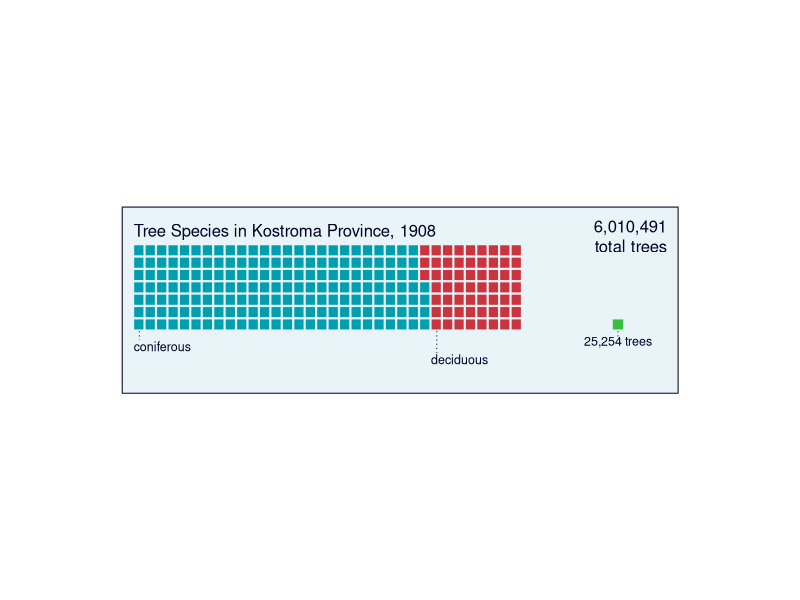
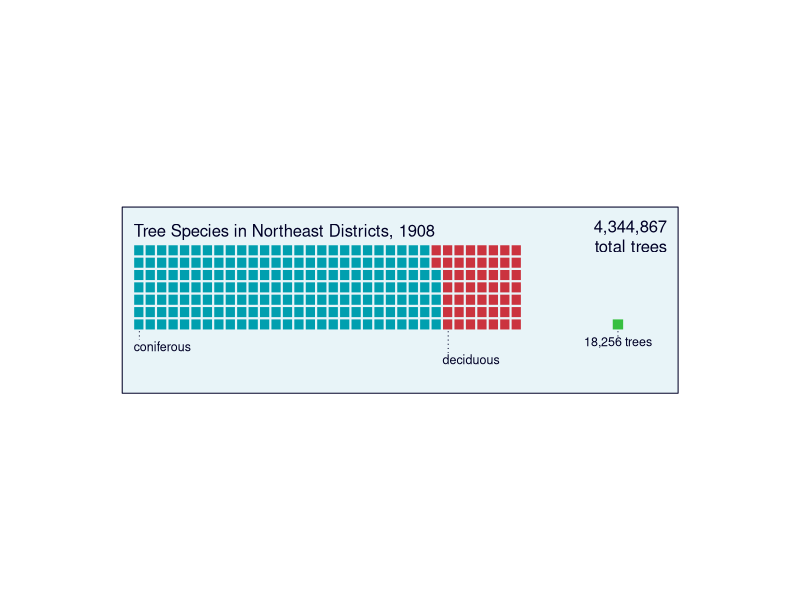
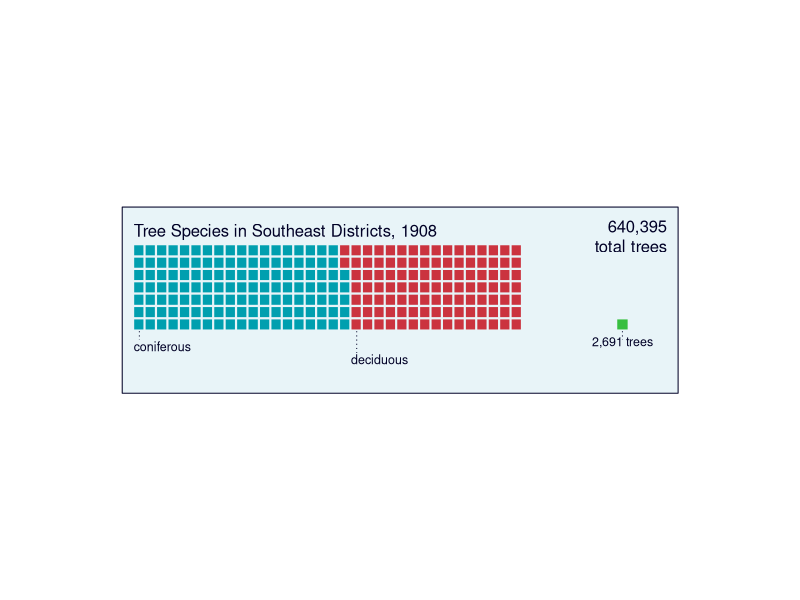
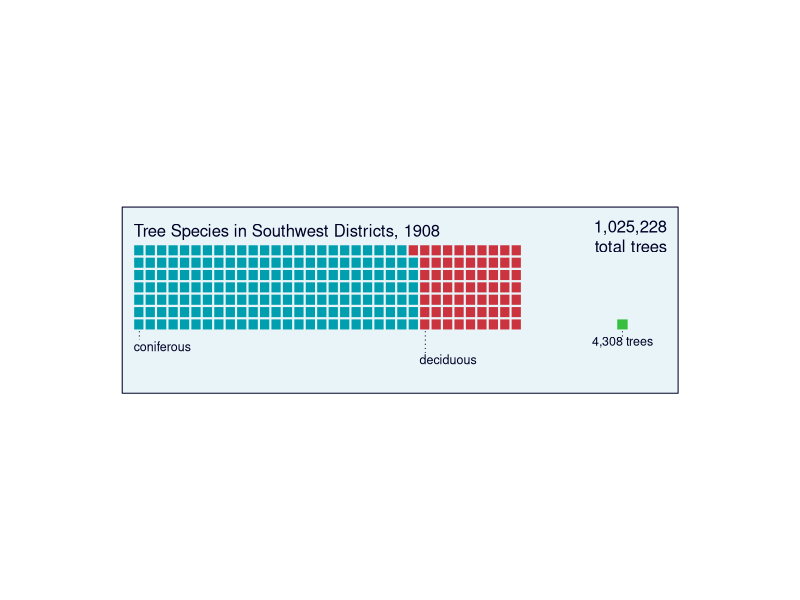

The R source for these figures, in order:
## ---- chunk 1
knitr::opts_chunk$set(echo = FALSE, error = FALSE, message = FALSE, warning = FALSE)
library(readr)
library(tidyverse)
library(RColorBrewer)
library(ggrepel)
library(scales)
library(png)
species_data <- read_csv("species.csv")
## ---- chunk 2

# kologrivsky <- subset(species_data, district == "Kologrivsky District", drop = TRUE) 
# vetluzhsky <- subset(species_data, district == "Vetluzhsky District", drop = TRUE) 
# varnavinsky <- subset(species_data, district == "Varnavinsky District", drop = TRUE) 
# makaryevsky <- subset(species_data, district == "Makaryevsky District", drop = TRUE) 
# soligalichsky <- subset(species_data, district == "Soligalichsky District", drop = TRUE) 
# chukhlomsky <- subset(species_data, district == "Chukhlomsky District", drop = TRUE) 
# galichsky <- subset(species_data, district == "Galichsky District", drop = TRUE) 
# kineshmasky <- subset(species_data, district == "Kineshmasky District", drop = TRUE) 
# kostromsky <- subset(species_data, district == "Kostromsky District", drop = TRUE) 
# yurevetsky <- subset(species_data, district == "Yurevetsky District", drop = TRUE) 
# nerekhtsky <- subset(species_data, district == "Nerekhtsky District", drop = TRUE) 
# buysky <- subset(species_data, district == "Buysky District", drop = TRUE)
# 
# 

# Focus on all and the regions and just the type divide 

northeast <- subset(species_data, district == "Total for northeast", drop = TRUE) %>%
  group_by(type) %>%
  summarise(total_type = sum(quantity))


southwest <- subset(species_data, district =="Total for southwest", drop = TRUE) %>%
  group_by(type) %>%
  summarise(total_type = sum(quantity))


southeast <- subset(species_data, district == "Total for southeast", drop = TRUE) %>%
  group_by(type) %>%
  summarise(total_type = sum(quantity))

all <- subset(species_data, district == "All", drop = TRUE) %>%
  group_by(type) %>%
  summarise(total_type = sum(quantity))

  


## ---- chunk 3
#function interpolates colors for continous 0:1 data
colorRange <- function(percent = .5,colours = c('#AF2F03','white','#027A40'),trans = 1){
  #percent: data values scaled from 0 to 1
  #colours: colors to interpolate between
  #trans: transparancy of colors
  
  #cols = rgb2hsv(col2rgb(colours))
  cols = col2rgb(colours)/256
  ncolours = length(colours)
  whr = percent*(ncol(cols)-1)+1
  whr.lo = floor(whr)
  whr.hi = ceiling(whr)
  return(
      rgb( #hsv
      (ncolours - 1)*(percent - (whr.lo-1)/(ncolours - 1)) * (cols[1,whr.hi] - cols[1,whr.lo]) + cols[1,whr.lo],
      (ncolours - 1)*(percent - (whr.lo-1)/(ncolours - 1)) * (cols[2,whr.hi] - cols[2,whr.lo]) + cols[2,whr.lo],
      (ncolours - 1)*(percent - (whr.lo-1)/(ncolours - 1)) * (cols[3,whr.hi] - cols[3,whr.lo]) + cols[3,whr.lo],
      trans
      )
  )
}
## ---- chunk 4
#example Data
data = c(3300,11000,19900,15600,33000,2222,4345,23123)
names(data)= c('Red Oak','White Oak','Tulip Poplar','Red Maple','Sugar Maple','Ironwood','Beech','Cedar')

pictogram <- function(data,size.gap = 3, dtree, ctree = NULL,aspect = .7,Main.Title = '',xTitle = '', yTitle='',ypos=NA,Unit.Name = ''){ #plot a pictogram
  #data: vector of counts with names
  #size.gap: fraction of column height is gap fraction = icon.height/size.gap, 
  #dtree: primary icon.png 
  #ctree: secondary icon.pnd
  #aspect:width/height of icon
  #ypos: positions the ylabel vertically [0,1] default is the highest column
  #make sure icon is croped to the edges

  require(png)  
  ndata = length(data)
  height = 1/ndata 
  gap = height / size.gap
  height = height - gap
  width = aspect*height
  
  xs = c(0,width)
  ys = c(0,height)
  xshift = width
  yaxe = seq(height/2,1,by = height+gap)[1:ndata]
  yshift = height + gap
  
  num = floor(1/xshift)
  size = ceiling(max(data)/num)
  ns = data/size
  Title = Main.Title
  xTit = yTitle
  yTit = xTitle
  
  par(mar=c(3, 4, 3, 2), oma=c(0,0,0,0), bg="#F0F0F0", xpd=FALSE, xaxs="r", yaxs="i", mgp=c(2.1,.3,0), las=1, col.axis="#434343", col.main="#343434", tck=0, lend=1)
  plot(0,0,xlim=c(0,1),ylim=c(0,1),type='n',xaxt='n',yaxt='n',bty='n',las=1,main=Title, xlab=bquote(bold(.(xTit))), ylab=bquote(bold(.(yTit))), family="Helvetica", cex.main=1.5, cex.axis=0.8, cex.lab=0.8)
  
  if(is.null(ctree))ctree = dtree
  for(j in 1:length(data)){
    for(i in 1:ceiling(ns[j])){
      if(i %% 2 != 0){icon = dtree}else{icon = ctree}
      rasterImage(image=icon,xleft=xs[1]+xshift*(i-1),xright=xs[2]+xshift*(i-1),ybottom=ys[1]+yshift*(j-1),ytop=ys[2]+yshift*(j-1)) # single pack 
    }
    rect(col = "#F0F0F0",border="#F0F0F0",
         xleft=xs[1]+xshift*(i-1)+(ns[j]%%1)*diff(xs),xright=xs[2]+xshift*(i-1),ybottom=ys[1]+yshift*(j-1),ytop=ys[2]+yshift*(j-1))
  }
  grid(NULL, NULL, col="#DEDEDE", lty="solid", lwd=0.9)
  axis(1,at = c(0,(max(ns)/2)*xshift,max(ns)*xshift),labels=c(0,floor(max(data)/2),max(data)), cex.axis=0.9)
  axis(2,at =yaxe,labels=names(data),tick=F, cex.axis=0.9,line=-.4)
  
  if(is.na(ypos))ypos = ys[1]+yshift*(j-1)
  icon = dtree
  zoom = 0.9
  a = strwidth('Each ', cex = zoom)
  b = strwidth(paste(' equals',size,Unit.Name), cex = zoom)
  xpos = 1-a-b - width
  rasterImage(image=icon,xleft=xpos,xright=xpos+width,ybottom=ypos,ytop=ypos+height)
  text(xpos,ypos+height/2,labels = 'Each ',adj=c(1,0.5))
  text(xpos+width,ypos+height/2,labels = paste(' equals',size,Unit.Name),adj=c(0,.5))
  
}

###
##
###

squarePie <- function(data,size.gap = 10,Main.Title = 'Main Title',Sub.Title=NA,Unit.Name = 'Units',nh = 7,nw = 34){ #plot a pictogram
  
  #data: vector of counts with names
  #size.gap: fraction of column height is gap between squares, fraction = icon.height/size.gap
  #nh: number of squares high
  #nw: number of squares wide

  data = rev(sort(data))
  ndata = length(data)
  
  colours = c("#00A0B0","#6A4A3C","#CC333F","#EDC951","#37C040")
  colours = colorRange(percent = seq(0,1,length=ndata+1),colours = colours,trans = 1)
  width = .7
  height = width/4
  n = nh*nw
  unit = round(sum(data,na.rm=T) / n)
  allNum = round(data/unit)
  cumNum = cumsum(allNum)
  
  iSide=min(c(height/nh,width/nw))
  gap = iSide / size.gap
  
  iSide = iSide - gap
  shift = iSide + gap  
  
  xs = c(shift,shift+iSide)
  ys = c(.45,.45+iSide)
  dotted = c(1,ceiling(cumNum/nh)+1)

  par(mar=c(0, 0, 0, 0), oma=c(0,0,0,0), bg="white",pty='s', xpd=FALSE, xaxs="r", yaxs="i", mgp=c(2.1,.3,0), las=1, col.axis="#434343", col.main="#343434", tck=0, lend=1)
  plot(0,0,xlim=c(0,1),ylim=c(0,1),type='n',xaxt='n',yaxt='n',bty='n',las=1,xlab="", ylab="", family="Helvetica", cex.main=1.5, cex.axis=0.8, cex.lab=0.8)
  rect(xleft = 0, xright = shift*(nw + .4*nw) + xs[1], 
       ybottom = ys[1] - shift*3.5 - 2*strheight(names(data)[1],cex=.75), ytop =  shift*(nh) + ys[2] + strheight(Main.Title) + shift,
       col = "#E8F4F8" ,border="#000026")
  k = 0;l=1
  for(j in 1:(nw+3)){
    if(j==dotted[l]){
      if(l %% 3 == 0){mul = 2.6}else{if(l %% 3 == 2){mul = 1.3}else{mul = 0}}
      lines(x = rep(xs[1]+shift*(j-1+.5),2),y = c(ys[1]-shift*.1,ys[1] - shift*0.8 - mul*strheight(names(data)[1],cex=.75)),lty=3,lwd=1,col="#000026")
      text(xs[1]+shift*(j-1),ys[1] - shift - mul*strheight(names(data)[1],cex=.75),names(data)[l],cex=.75,adj=c(0,.9),col="#000026")
      l=l+1
    }
    for(i in 1:nh){
      k = k + 1
      colNum = rep(1:ndata,allNum)
      rect(xleft=xs[1]+shift*(j-1),xright=xs[2]+shift*(j-1),ybottom=ys[1]+shift*(i-1),ytop=ys[2]+shift*(i-1),
           col = colours[colNum[k]] ,border="#E8F4F8") # single pack 
      if(k == sum(allNum))break
    }
    if(k == sum(allNum))break  
  }
  text(shift, 
       shift*(nh) + ys[2] ,
       labels = Main.Title,
       pos=4,offset=0,col="#000026")
  
  sub.width = (shift*(nw + .4*nw) + xs[1]) - (xs[2]+shift*(j-1)) - shift
  if(is.na(Sub.Title)){
    Sub.Title = str_wrap(paste(prettyNum(sum(data,na.rm=T),big.mark=",",scientific=F),'total', Unit.Name), width = floor(2*sub.width/strwidth('me', cex = 1)), indent = 0, exdent = 0)
  }else{
    Sub.Title = str_wrap(Sub.Title, width = floor(2*sub.width/strwidth('me', cex = 1)), indent = 0, exdent = 0)
  }
  text(shift*(nw + .4*nw) + xs[1] - shift, 
       shift*(nh) + ys[2] + strheight(Main.Title),
       labels = Sub.Title,
       adj=c(1,1),col="#000026")
  
  rect(xleft =  (shift*(nw + .4*nw) + xs[1]) - (2*shift + strwidth(paste(unit,Unit.Name))/2) ,
       xright = (shift*(nw + .4*nw) + xs[1]) - (shift + strwidth(paste(unit,Unit.Name))/2),
       ybottom=ys[1],ytop=ys[2],
       col = colours[ndata+1] ,border="#E8F4F8") 
  lines(x = rep((shift*(nw + .4*nw) + xs[1]) - (1.5*shift + strwidth(paste(unit,Unit.Name))/2),2),
        y = c(ys[1]-shift*.1,ys[1] - shift*.8),lty=3,lwd=1,col="#000026")
  text(x = (shift*(nw + .4*nw) + xs[1]) - (1.5*shift + strwidth(paste(unit,Unit.Name))/2),
       y = ys[1] - shift,
       paste(prettyNum(unit,big.mark=",",scientific=F),Unit.Name),cex=.75,col="#000026")
  
  
}


## ---- chunk 5

all_data <- all$total_type
names(all_data) <- all$type

ne_data <- northeast$total_type
names(ne_data) <- northeast$type

se_data <- southeast$total_type
names(se_data) <- southeast$type

sw_data <- southwest$total_type
names(sw_data) <- southwest$type

## ---- chunk 6
squarePie(all_data, 
          Main.Title = "Tree Species in Kostroma Province, 1908",
          Unit.Name = "trees")

squarePie(ne_data, 
          Main.Title = "Tree Species in Northeast Districts, 1908",
          Unit.Name = "trees")

squarePie(se_data, 
          Main.Title = "Tree Species in Southeast Districts, 1908",
          Unit.Name = "trees")

squarePie(sw_data, 
          Main.Title = "Tree Species in Southwest Districts, 1908",
          Unit.Name = "trees")
